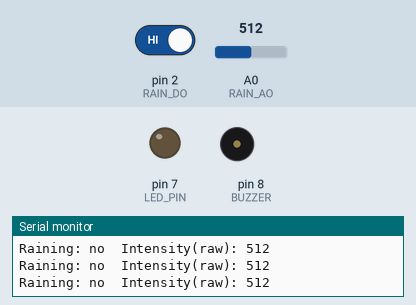
Recording of a sketch running on a simulated Arduino Uno, built with avr-gcc and run on an emulated ATmega328P. On the bench: output pins drawn as LEDs (lit = HIGH), buzzer (waves = sounding, pin HIGH), the last lines printed to the serial monitor. Inputs (shaded band) come from the test bench; at power-on: pin 2 (RAIN_DO) HIGH, A0 (RAIN_AO) = 512.

Above: at 1.3 s.
1.4 s: pin 2 (RAIN_DO) driven LOW
At 2.7 s:
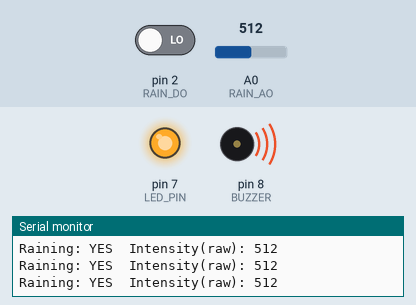
3.0 s: pin 2 (RAIN_DO) driven HIGH
At 4.1 s:
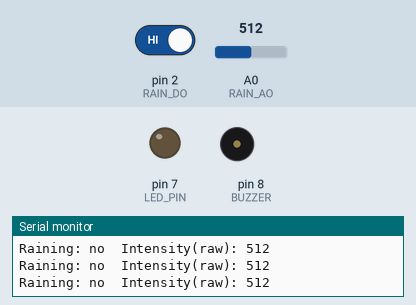
Timing chart, 0 to 6.0 s (numbered marks = the images above; inputs shaded):
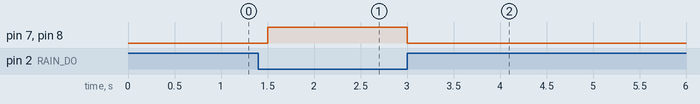

The sketch:

raindrop_weather_alert.ino
```cpp
#define RAIN_AO A0
#define RAIN_DO 2
#define BUZZER 8
#define LED_PIN 7

void setup() {
  pinMode(RAIN_DO, INPUT);
  pinMode(BUZZER, OUTPUT);
  pinMode(LED_PIN, OUTPUT);
  Serial.begin(9600);
}

void loop() {
  bool raining = (digitalRead(RAIN_DO) == LOW); // most boards pull LOW when wet
  int intensity = analogRead(RAIN_AO);

  digitalWrite(BUZZER, raining);
  digitalWrite(LED_PIN, raining);

  Serial.print("Raining: "); Serial.print(raining ? "YES" : "no");
  Serial.print("  Intensity(raw): "); Serial.println(intensity);

  delay(500);
}
```

Measured:
- after the input at 1.4 s, pin 7 (LED_PIN), pin 8 (BUZZER): LOW → HIGH after 0.10 s
- after the input at 3.0 s, pin 7 (LED_PIN), pin 8 (BUZZER): HIGH → LOW at once
